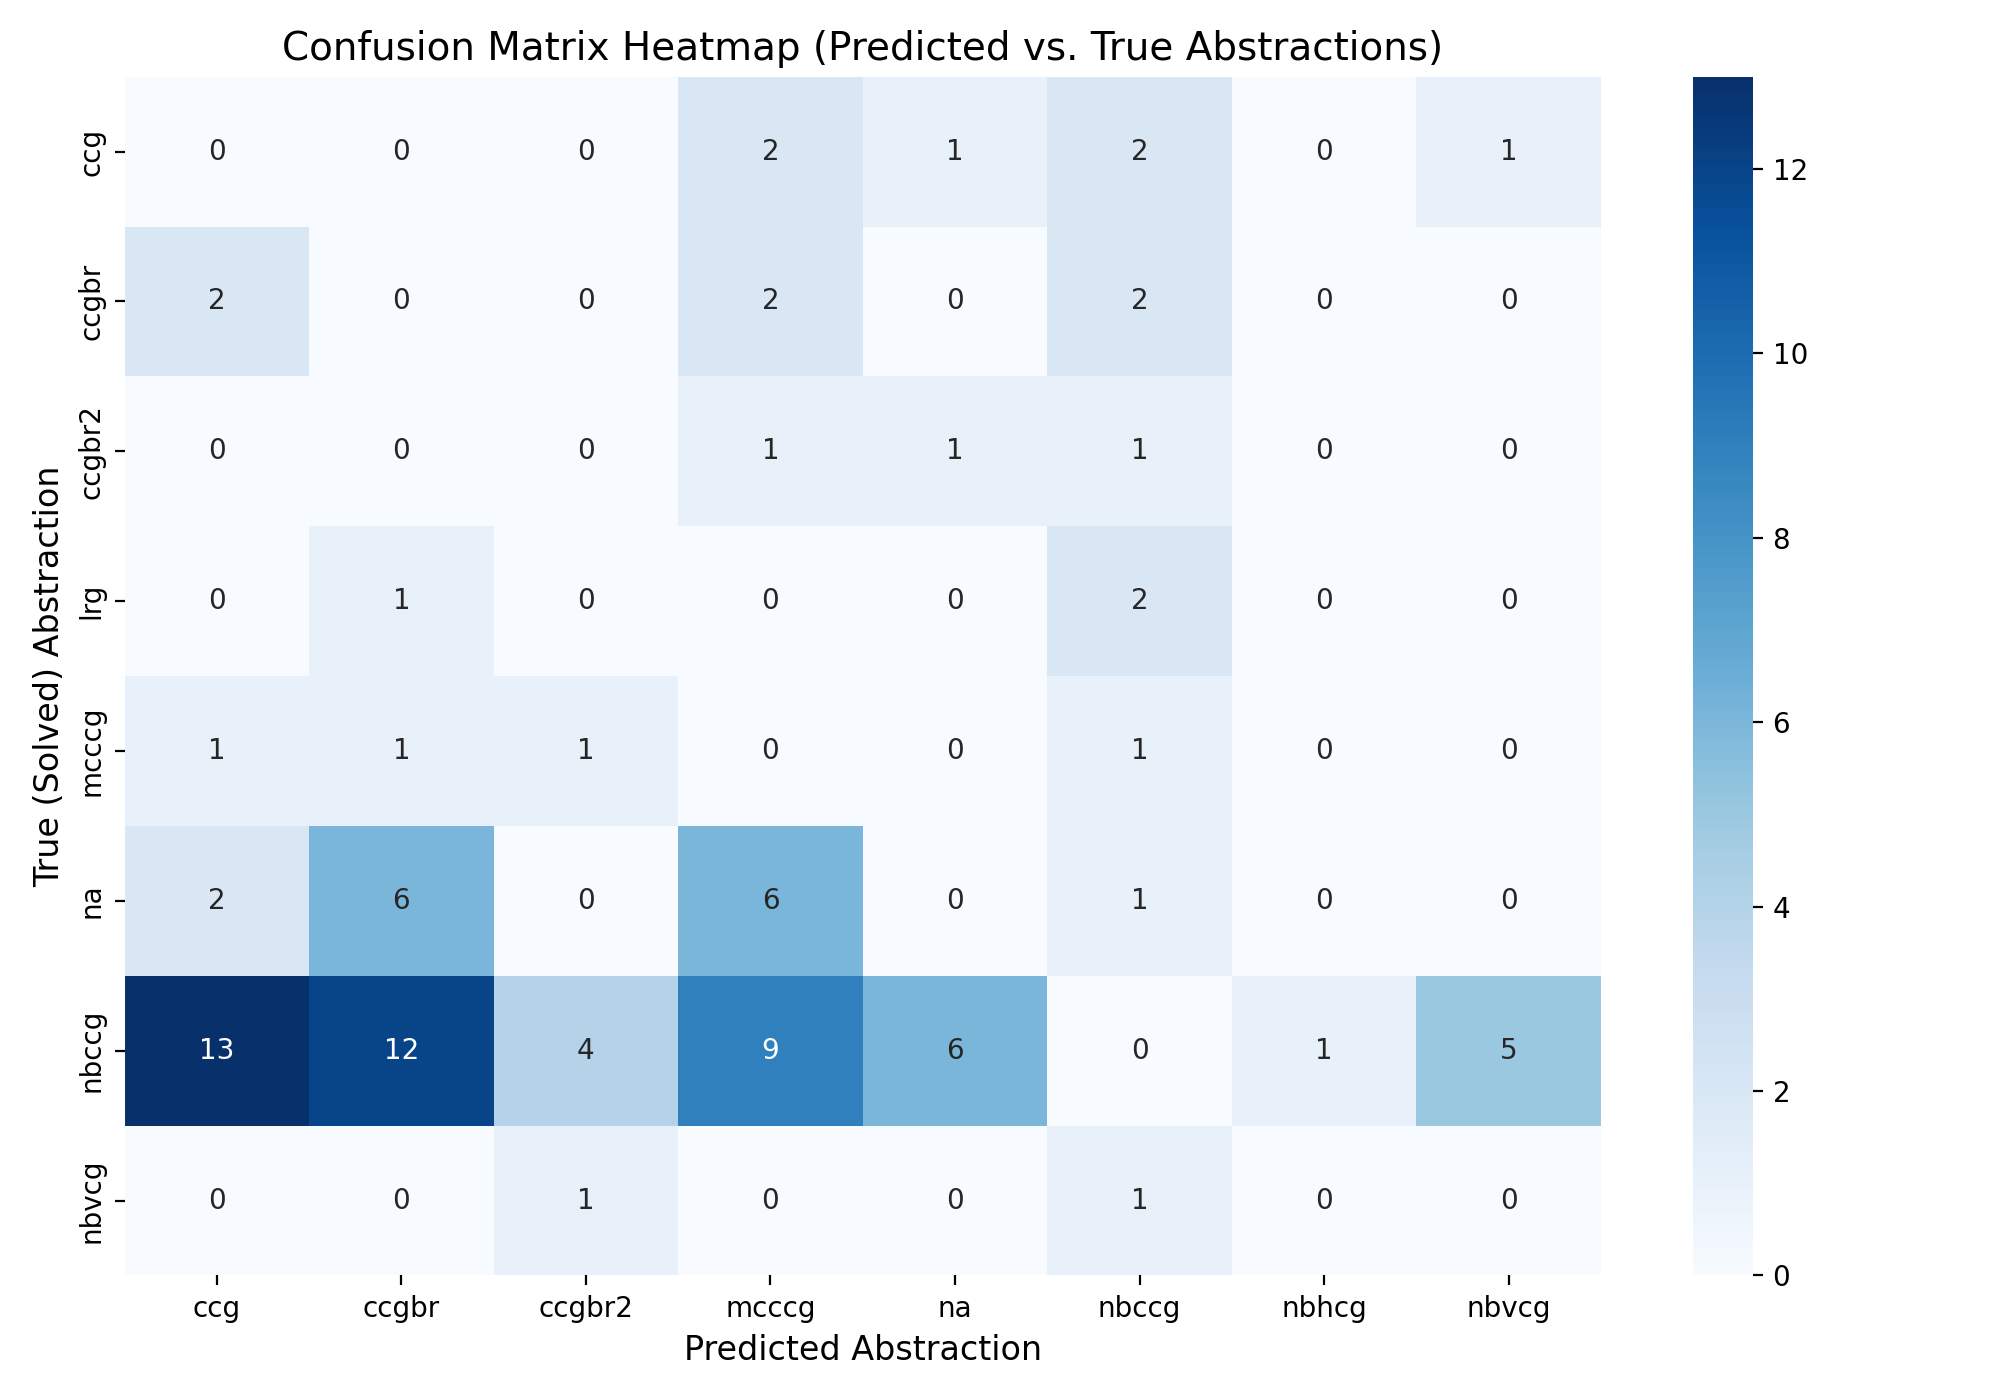

This chart was generated by the following Python code:
import argparse
import pandas as pd
import seaborn as sns
import matplotlib.pyplot as plt

def load_df(path: str) -> pd.DataFrame:
    df = pd.read_excel(path)
    for col in ['run_test', 'run_test.1', 'run_test.2']:
        if col in df.columns:
            df[col] = df[col].astype(str).str.lower().str.strip()
    return df

def build_confusion_df(df: pd.DataFrame) -> pd.DataFrame:
    rows = []
    for _, r in df.iterrows():
        for pcol, rcol in zip(['predicted_1','predicted_2','predicted_3'],
                              ['run_test','run_test.1','run_test.2']):
            if r.get(rcol, 'no') == 'no':  # only mismatches
                rows.append((r.get(pcol, None), r.get('solved', None)))
    return pd.DataFrame(rows, columns=['Predicted','Solved'])

def plot_confusion_heatmap(conf_df: pd.DataFrame, out_png: str = "confusion_heatmap_colored.png"):
    # create pivot table (true labels = rows, predicted = columns)
    mat = conf_df.value_counts().reset_index(name='Count')
    pivot = mat.pivot(index='Solved', columns='Predicted', values='Count').fillna(0)

    plt.figure(figsize=(10, 7))
    sns.heatmap(
        pivot, annot=True, fmt=".0f",
        cmap="Blues",  # same palette as used earlier
        cbar=True
    )
    plt.title("Confusion Matrix Heatmap (Predicted vs. True Abstractions)", fontsize=14)
    plt.xlabel("Predicted Abstraction", fontsize=12)
    plt.ylabel("True (Solved) Abstraction", fontsize=12)
    plt.tight_layout()
    plt.savefig(out_png, dpi=200)
    plt.show()
    print(f"Saved heatmap to {out_png}")

def main():
    ap = argparse.ArgumentParser(description="Plot confusion heatmap (colored) from Excel.")
    ap.add_argument("--file", "-f", default="Correct_Predictions.xlsx", help="Path to Excel file")
    ap.add_argument("--out", "-o", default="confusion_heatmap_colored.png", help="Output PNG path")
    args = ap.parse_args()

    df = load_df(args.file)
    conf_df = build_confusion_df(df)
    plot_confusion_heatmap(conf_df, args.out)

if __name__ == "__main__":
    main()
